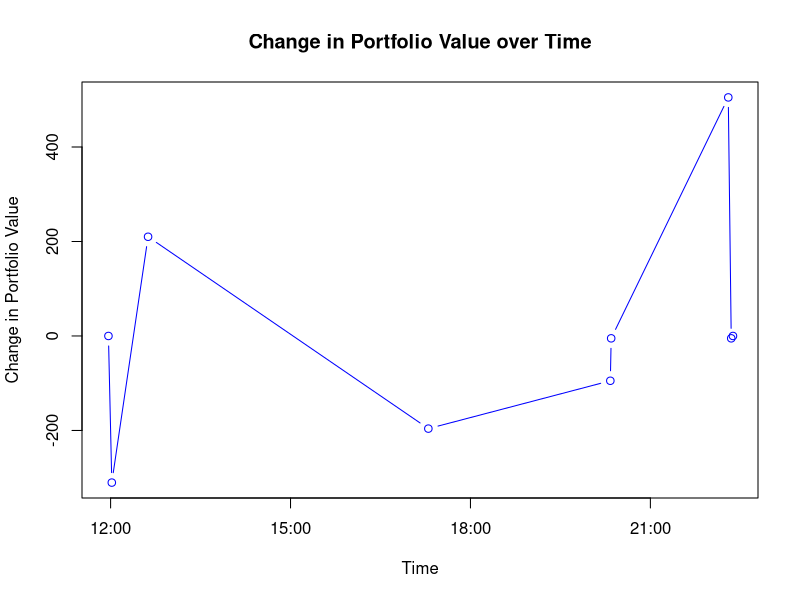
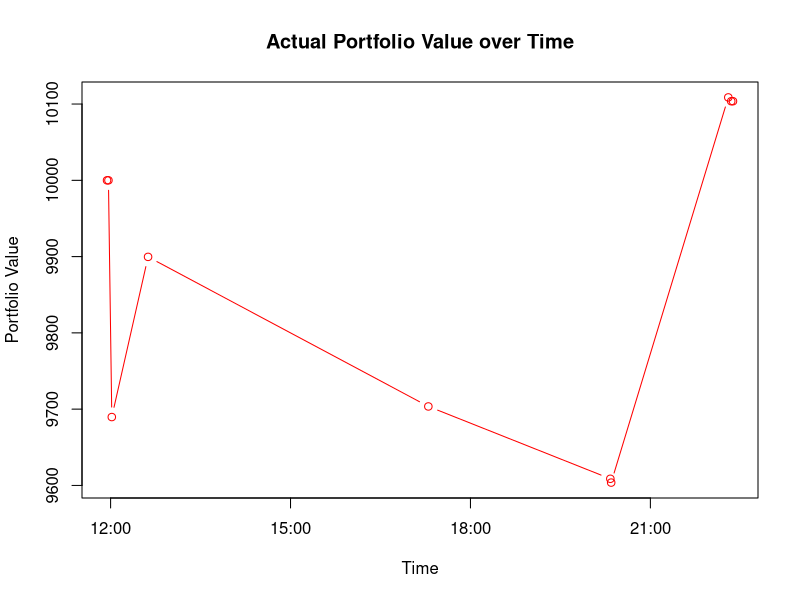

Generate these figures, in order, with R:
# Read data from portfolio_history.txt with specific column widths
data <- read.fwf("portfolio_history.txt", widths=c(20, 20, 24), col.names=c("portfolioValue", "balance", "time"))

# Check if the data was read successfully
if (nrow(data) > 0) {
  # Convert the time column to POSIXct
  data$time <- strptime(data$time, format="%a_%b_%d_%H:%M:%S_%Y")
  
  # Calculate change in portfolio value
  data$portfolioChange <- c(NA, diff(data$portfolioValue))
  
  # Plotting Change in Portfolio Value vs Time
  plot(data$time, data$portfolioChange, type='b', col='blue', xlab='Time', ylab='Change in Portfolio Value', main='Change in Portfolio Value over Time')

  # Plotting Actual Portfolio Value vs Time
  plot(data$time, data$portfolioValue, type='b', col='red', xlab='Time', ylab='Portfolio Value', main='Actual Portfolio Value over Time')
} else {
  cat("Error: Unable to read data from", file_path, "\n")
}